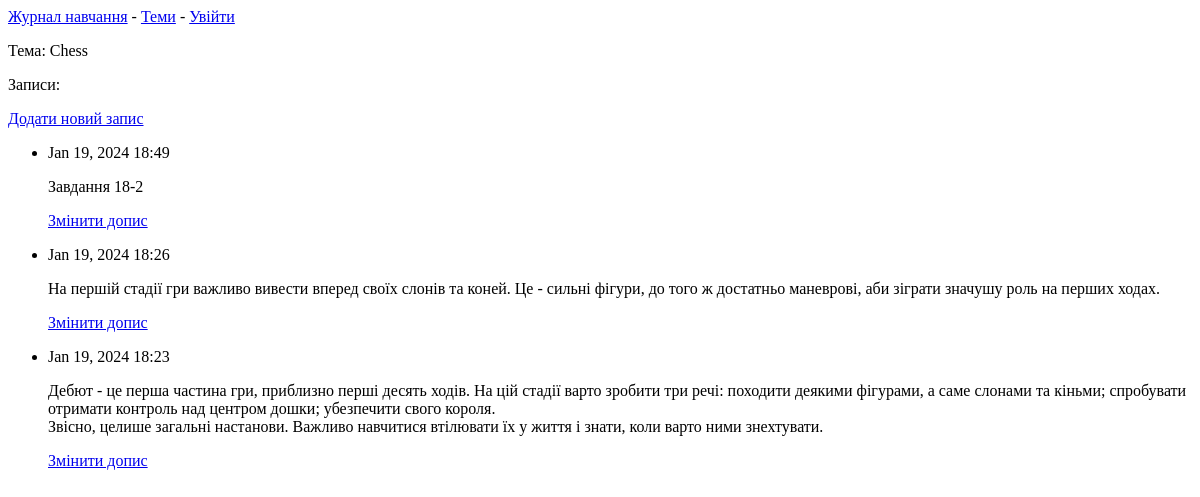
The app's page /topics/1/, older data.
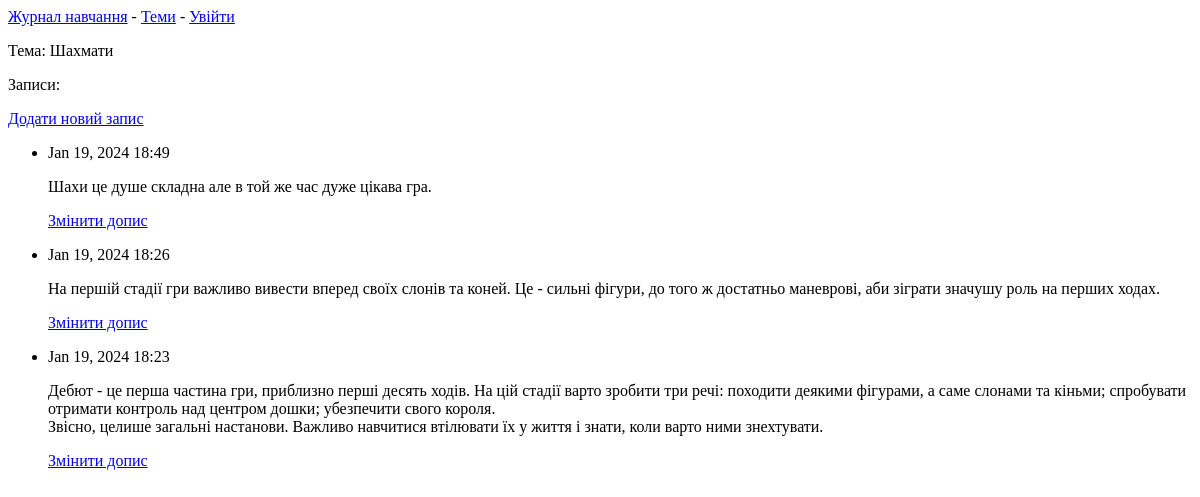
The same page, newer data.
### learning_logs/models.py (models this page shows, shortened)
class Topic(models.Model):
    text = models.CharField(max_length=200)
    date_added = models.DateTimeField(auto_now_add=True)
    def __str__(self):
        return self.text

class Entry(models.Model):
    topic = models.ForeignKey(Topic, on_delete=models.CASCADE)
    text = models.TextField()
    date_added = models.DateTimeField(auto_now_add=True)
    class Meta:
        verbose_name_plural = 'entries'

### learning_logs/views.py (the view)
# urls.py: path('topics/<int:topic_id>/', views.topic, name='topic'),
def topic(request, topic_id):
    topic = Topic.objects.get(id=topic_id)
    entries = topic.entry_set.order_by('-date_added')
    context = {'topic': topic, 'entries': entries}
    return render(request, 'learning_logs/topic.html', context)

### learning_logs/templates/learning_logs/topic.html
{% extends 'learning_logs/base.html' %}
{% block content %}
  <p>Тема: {{ topic }}</p>
  <p>Записи:</p>
  <p>
    <a href="{% url 'learning_logs:new_entry' topic.id %}">Додати новий запис</a>
  </p>
  <ul>
    {% for entry in entries %}
      <li>
        <p>{{ entry.date_added|date:'M d, Y H:i' }}</p>
        <p>{{ entry.text|linebreaks }}</p>
        <p>
          <a href="{% url 'learning_logs:edit_entry' entry.id %}">Змінити допис</a>
        </p>
      </li>
    {% empty %}
      <li>Для цієї теми ще немає записів.</li>
    {% endfor %}
  </ul>
{% endblock content %}

### learning_logs/templates/learning_logs/base.html
<p>
  <a href="{% url 'learning_logs:index' %}">Журнал навчання</a> -
  <a href="{% url 'learning_logs:topics' %}">Теми</a> -
  {% if user.is_authenticated %}
    Привіт, {{ user.username }}.
  {% else %}
    <a href="{% url 'users:login' %}">Увійти</a>
  {% endif %}
</p>
{% block content %}{% endblock content %}

Row changes from the older to the newer data that the page shows:
changed Topic: text "Chess" → "Шахмати"
changed Entry: text "Завдання 18-2" → "Шахи це душе складна але в той же час дуже цікава гра."
